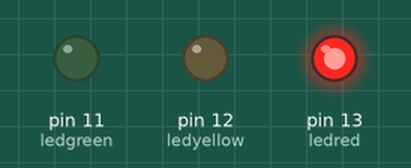
Bench run of a sketch on a simulated Arduino Uno, built with avr-gcc and run on an emulated ATmega328P. Parts: output pins drawn as LEDs (lit = HIGH).

Above: at 1.5 s.
At 3.5 s:
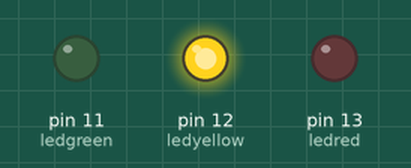
At 6.0 s:
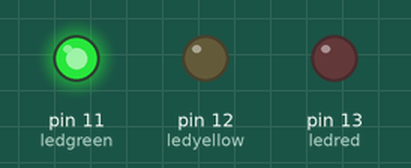
Timing chart, 0 to 10.4 s (numbered marks = the images above):
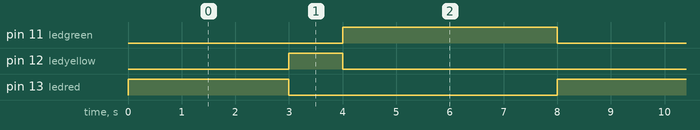

The sketch:

signal_on_arduino.ino
```cpp
int ledred=13;
int ledyellow=12;
int ledgreen=11;
void setup() {
  // put your setup code here, to run once:
  pinMode(ledred,OUTPUT);
  pinMode(ledyellow,OUTPUT);
  pinMode(ledgreen,OUTPUT);
}

void loop() {
  // put your main code here, to run repeatedly:
  digitalWrite(ledred,HIGH);
  delay(3000);
  digitalWrite(ledred,LOW);
  digitalWrite(ledyellow,HIGH);
  delay(1000);
  digitalWrite(ledyellow,LOW);
  digitalWrite(ledgreen,HIGH);
  delay(4000);
  digitalWrite(ledgreen,LOW);

}
```

Measured:
- by itself, pin 11 (ledgreen): alternates HIGH for 4.0 s and LOW for 4.0 s
- by itself, pin 12 (ledyellow): alternates HIGH for 1.0 s and LOW for 7.0 s
- by itself, pin 13 (ledred): alternates HIGH for 3.0 s and LOW for 5.0 s
